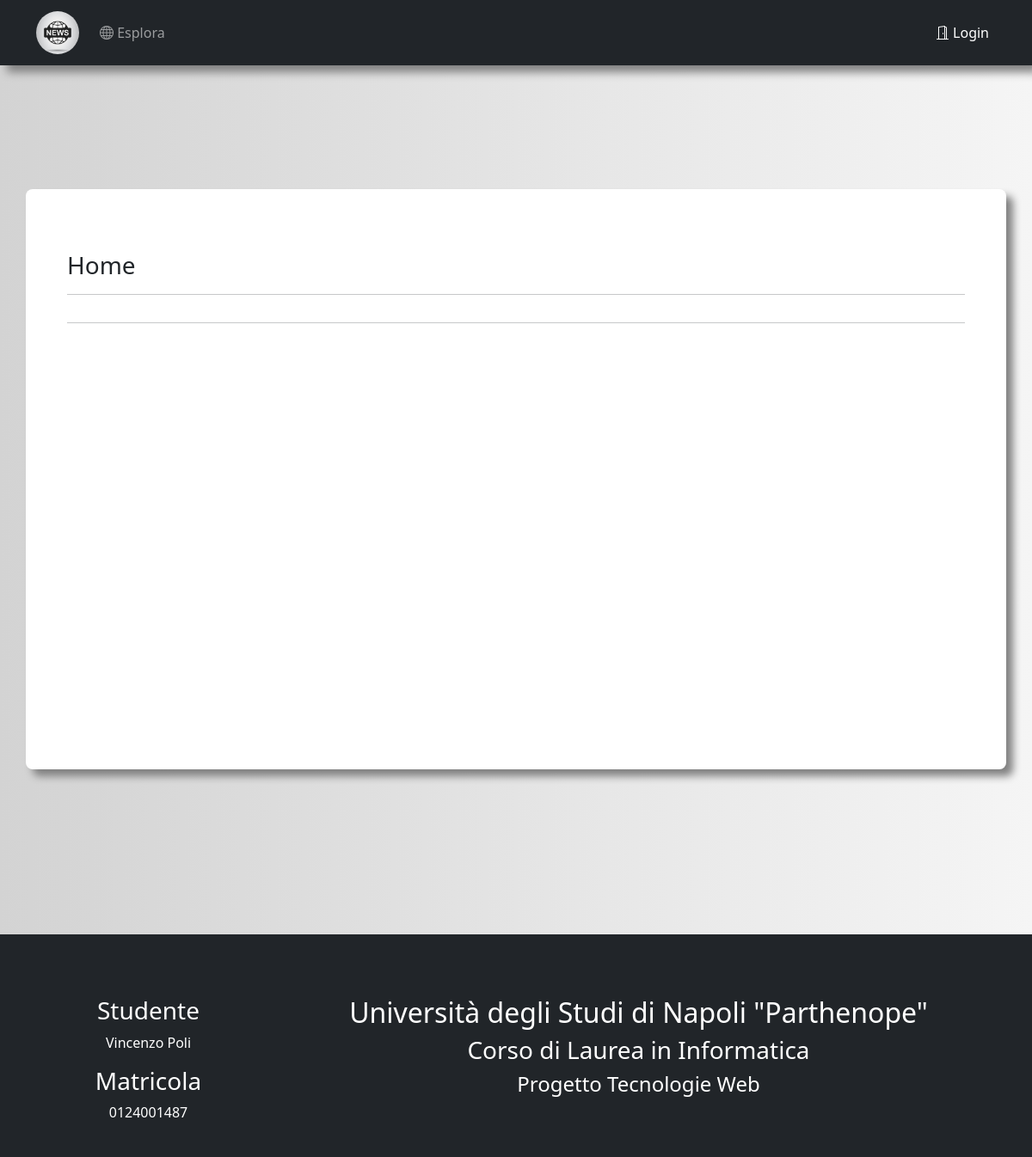
The page /index on the database as committed earlier.
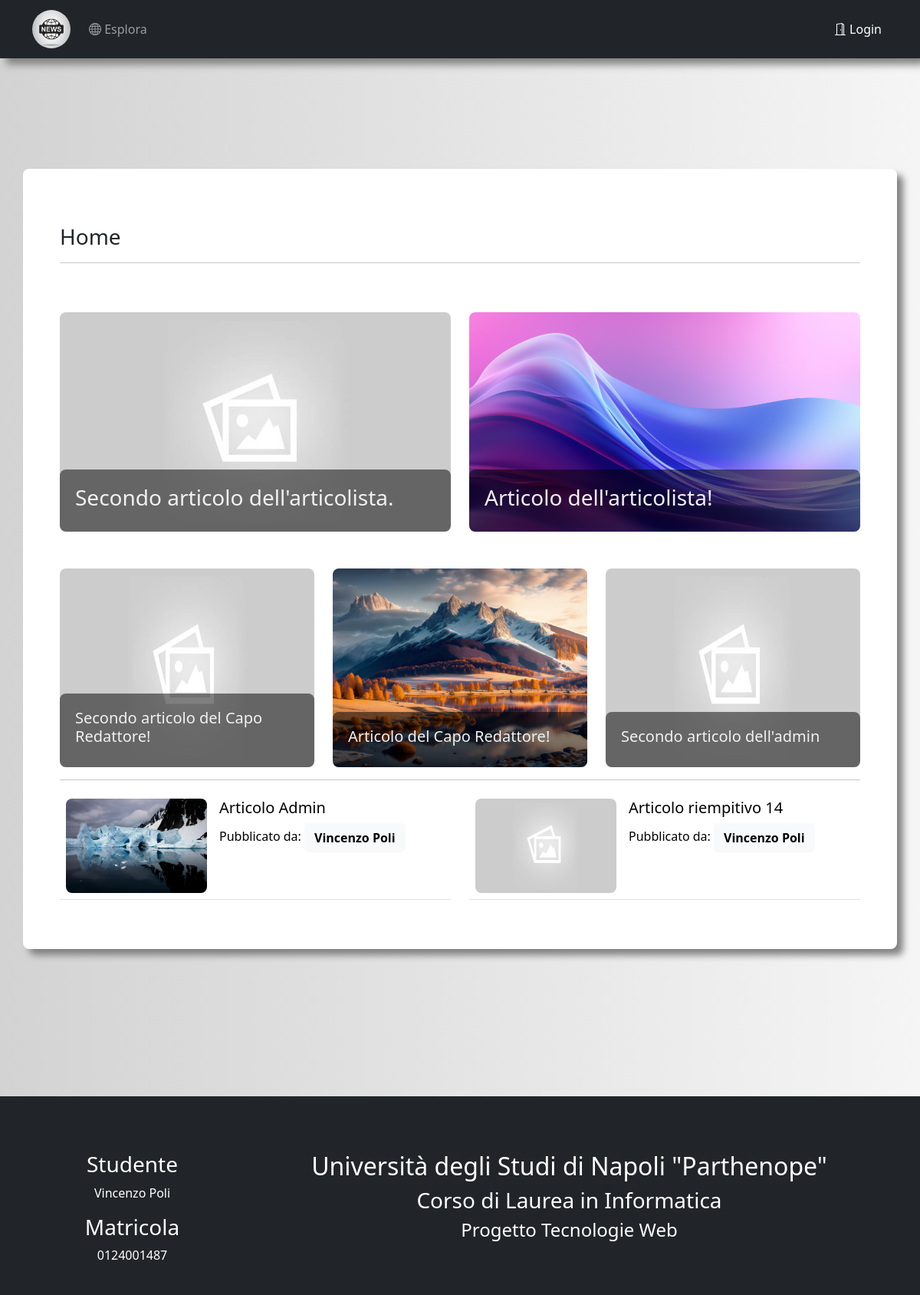
The same page on the database as committed later.
### app/models.py (models this page shows, shortened)
class Article(db.Model):
    id = db.Column(db.Integer, primary_key=True)
    title = db.Column(db.String(75), unique=True)
    subtitle = db.Column(db.String(150))
    body = db.Column(db.Text())
    head_img = db.Column(db.String())
    timeStamp = db.Column(db.DateTime, index=True, default=datetime.now(timezone.utc))
    author = db.Column(db.String(64))
    user_id = db.Column(db.Integer, db.ForeignKey('user.id'))
    def head_image(self):
        return self.head_img

### app/routes.py (the view)
@app.route('/')
@app.route('/index')
def index():
    session['url'] = url_for('index')
    articles = Article.query.order_by(Article.timeStamp.desc()).all()
    first_row = articles[:2]
    second_row = articles[2:5]
    third_row = articles[5:7]
    return render_template('index.html', title='Home', first_row=first_row, second_row=second_row, third_row=third_row)

### app/routes.py (called while the page is built)
@app.before_request
def before_request():
    if current_user.is_authenticated:
        current_user.last_seen = datetime.now()
        db.session.commit()

### app/templates/index.html (shortened to what this page needs)
{% extends "base.html" %}
{% block app_content %}
    <h3>Home</h3>
    <hr>
    <div class="row">
        {% for article in first_row %}
            <div class="col-sm-6 pt-5" id="image-link-first">
                <a class="text-anchor" href="{{ url_for('published', article_title=article.title) }}">
                    <div class="index">
                        <img class="index-image" src="{{ article.head_image() }}" alt="index-image" onerror="fallBackIMG(this)">
                        <div class="text-block">
                            <h3 class="text-link">{{ article.title }}</h3>
                        </div>
                    </div>
                </a>
            </div>
        {% endfor %}
    </div>
    <div class="row">
        {% for article in second_row %}
            <div class="col-sm-4 pt-5" id="image-link-second">
                <a class="text-anchor" href="{{ url_for('published', article_title=article.title) }}">
                    <div class="index">
                        <img class="index-image" src="{{ article.head_image() }}" alt="index-image" onerror="fallBackIMG(this)">
                        <div class="text-block">
                            <h5 class="text-link">{{ article.title }}</h5>
                        </div>
                    </div>
                </a>
            </div>
        {% endfor %}
    </div>
    <hr>
    <div class="row">
        {% for article in third_row %}
            <div class="col-sm-6">
                <table class="table">
                    <tr>
                        <td style="width: 200px; height: 140px">
                            <a href="{{ url_for('published', article_title=article.title) }}">
                                <img class="index-image-bottom" src="{{ article.head_image() }}" alt="index-image-bottom" onerror="fallBackIMG(this)">
                            </a>
                        </td>
                        <td style="position: relative">
                            <h5 class="text-link">
                                <a class="text-anchor" href="{{ url_for('published', article_title=article.title) }}">
                                    {{ article.title }}
                                </a>
                            </h5>
                            <span class="author-text-table">
                                <span>Pubblicato da: </span>
                                <span class="text-link">
                                    <a class="btn btn-light" href="{{ url_for('user', username=article.author) }}">
                                        <strong>{{ article.author }}</strong>
                                    </a>
                                </span>
                            </span>
                        </td>
                    </tr>
                </table>
            </div>
        {% endfor %}
    </div>
{% endblock %}

Rows that differ between the two databases and show on the page:
added Article: shows a picture, title "Secondo articolo dell'articolista.", shown under "Home"
added Article: head_image (picture), title "Articolo dell'articolista!", shown under "Home"
added Article: title "Secondo articolo del Capo Redattore!"
added Article: head_image (picture), title "Articolo del Capo Redattore!"
added Article: title "Secondo articolo dell'admin"
added Article: head_image (picture), title "Articolo Admin", author "Vincenzo Poli"
added Article: shows a picture, title "Articolo riempitivo 14", author "Vincenzo Poli"
